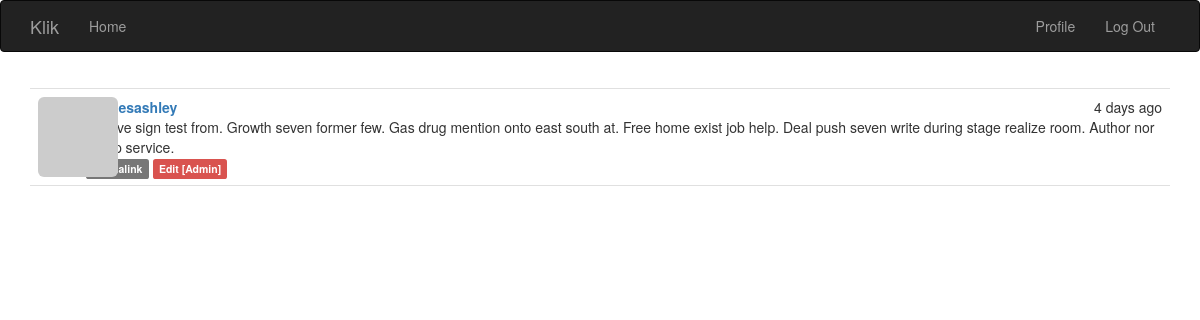
Page /post/27 (signed in) on the committed database.
### app/models.py (models this page shows, shortened)
class Post(db.Model):
    __tablename__ = 'posts'
    id = db.Column(db.Integer, primary_key=True)
    body = db.Column(db.Text)
    body_html = db.Column(db.Text)
    timestamp = db.Column(db.DateTime, index=True, default=datetime.utcnow)
    author_id = db.Column(db.Integer, db.ForeignKey('users.id'))

class User(UserMixin, db.Model):
    __tablename__ = 'users'
    id = db.Column(db.Integer, primary_key=True)
    email = db.Column(db.String(64), unique=True, index=True)
    username = db.Column(db.String(64), unique=True, index=True)
    role_id = db.Column(db.Integer, db.ForeignKey('roles.id'))
    password_hash = db.Column(db.String(128))
    confirmed = db.Column(db.Boolean, default=False)
    name = db.Column(db.String(64))
    location = db.Column(db.String(64))
    about_me = db.Column(db.Text())
    member_since = db.Column(db.DateTime(), default=datetime.utcnow)
    last_seen = db.Column(db.DateTime(), default=datetime.utcnow)
    avatar_hash = db.Column(db.String(32))
    posts = db.relationship('Post', backref='author', lazy='dynamic')
    @property
    def password(self):
        raise AttributeError('password is not a readable attribute')
    @login_manager.user_loader
    def load_user(user_id):
        return User.query.get(int(user_id))
    def can(self, perm):
        return self.role is not None and self.role.has_permission(perm)
    def is_administrator(self):
        return self.can(Permission.ADMIN)
    def ping(self):
        self.last_seen = datetime.utcnow()
        db.session.add(self)
        db.session.commit()
    def gravatar(self, size=100, default='identicon', rating='g'):
        if request.is_secure:
            url = 'https://secure.gravatar.com/avatar'
        else:
            url = 'http://www.gravatar.com/avatar'
        hash = self.avatar_hash or self.gravatar_hash()
        return '{url}/{hash}?s={size}&d={default}&r={rating}' \
               .format(url=url,
                       hash=hash,
                       size=size,
                       default=default,
                       rating=rating)

### app/main/views.py (the view)
@main.route('/post/<int:id>')
def post(id):
    post = Post.query.get_or_404(id)
    return render_template('post.html', posts=[post])

### app/auth/views.py (called while the page is built)
@auth.before_app_request
def before_request():
    if current_user.is_authenticated:
        current_user.ping()

### app/main/__init__.py (called while the page is built)
@main.app_context_processor
def inject_permissions():
    return dict(Permission=Permission)

### app/models.py (called while the page is built)
    def has_permission(self, perm):
        return self.permissions & perm == perm

### app/templates/post.html (shortened to what this page needs)
{% extends "base.html" %}
{% block page_content %}
{% include '_posts.html' %}
{% endblock %}

### app/templates/_posts.html
<ul class="posts">
    {% for post in posts %}
    <li class="post">
        <div class="post-thumbnail">
            <a href="{{ url_for('.user', username=post.author.username) }}">
                <img class="img-rounded profile-thumbnail" src="{{ post.author.gravatar(size=40) }}">
            </a>
        </div>
        <div class="post-content">
            <div class="post-date">{{ moment(post.timestamp).fromNow() }}</div>
            <div class="post-author">
                <a href="{{ url_for('.user', username=post.author.username) }}">
                    {{ post.author.username }}
                </a>
            </div>
            <div class="post-body">
                {% if post.body_html %}
                    {{ post.body_html | safe }}
                {% else %}
                    {{ post.body }}
                {% endif %}
            </div>
            <div class="post-footer">
                <a href="{{ url_for('.post', id=post.id) }}">
                    <span class="label label-default">Permalink</span>
                </a>
                {% if current_user == post.author %}
                <a href="{{ url_for('.edit', id=post.id) }}">
                    <span class="label label-primary">Edit</span>
                </a>
                {% elif current_user.is_administrator() %}
                <a href="{{ url_for('.edit', id=post.id) }}">
                    <span class="label label-danger">Edit [Admin]</span>
                </a>
                {% endif %}
            </div>
        </div>
    </li>
    {% endfor %}
</ul>

### app/static/styles.css (style rules this page uses)
.profile-thumbnail { position: absolute; }
ul.posts { list-style-type: none; padding: 0px; margin: 16px 0px 0px 0px; border-top: 1px solid #e0e0e0; }
ul.posts li.post { padding: 8px; border-bottom: 1px solid #e0e0e0; }
div.post-date { float: right; }
div.post-author { font-weight: bold; }
div.post-thumbnail { position: absolute; }
div.post-content { margin-left: 48px; min-height: 48px; }

### rows in the picture
Post: timestamp "4 days ago", author.username "haynesashley", body "Believe sign test from. Growth seven former few. Gas drug mention onto east south at. Free home exist job help. Deal push seven write during stage realize room. Author nor group service."
